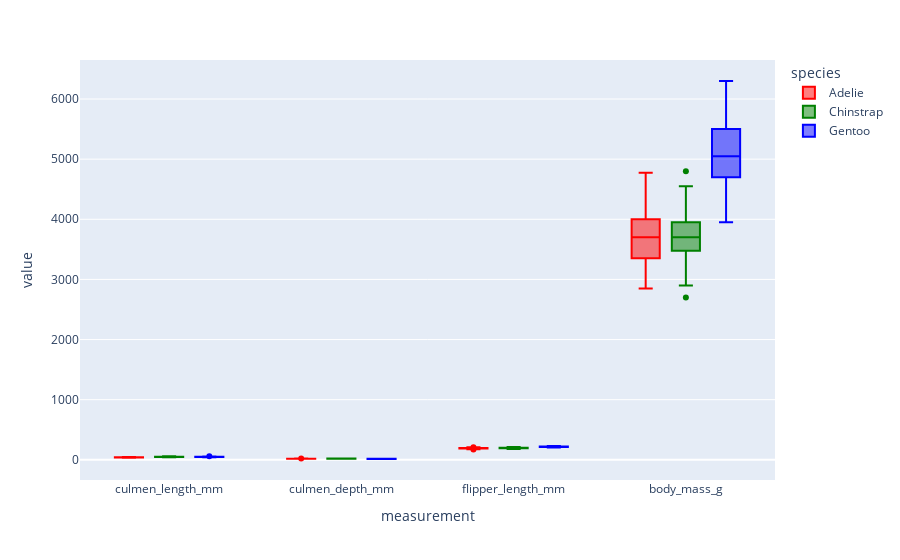

Notebook code for this chart:
### Code cell
df_long = df.melt(id_vars=['species'],
                  value_vars=num_features,
                  var_name='measurement')

color_discrete_map = {
    "Adelie": 'red',
    "Chinstrap": 'green',
    "Gentoo": 'blue'
}

fig = px.box(df_long,
             x='measurement',
             y='value',
             color='species',
             color_discrete_map=color_discrete_map)

fig.show()

### Figure 1 — Plotly figure (JSON) as saved in the notebook; plotly's stock layout.template omitted (floating-point values rounded to 4 significant figures; data arrays with more than 128 entries replaced by an {"elided": "..."} marker saying what was removed)
{"data": [{"alignmentgroup": "True", "hovertemplate": "species=Adelie<br>measurement=%{x}<br>value=%{y}<extra></extra>", "legendgroup": "Adelie", "marker": {"color": "red"}, "name": "Adelie", "notched": false, "offsetgroup": "Adelie", "orientation": "v", "showlegend": true, "type": "box", "x": {"elided": "584 str values"}, "x0": " ", "xaxis": "x", "y": {"elided": "584 float values"}, "y0": " ", "yaxis": "y"}, {"alignmentgroup": "True", "hovertemplate": "species=Chinstrap<br>measurement=%{x}<br>value=%{y}<extra></extra>", "legendgroup": "Chinstrap", "marker": {"color": "green"}, "name": "Chinstrap", "notched": false, "offsetgroup": "Chinstrap", "orientation": "v", "showlegend": true, "type": "box", "x": {"elided": "272 str values"}, "x0": " ", "xaxis": "x", "y": {"elided": "272 float values"}, "y0": " ", "yaxis": "y"}, {"alignmentgroup": "True", "hovertemplate": "species=Gentoo<br>measurement=%{x}<br>value=%{y}<extra></extra>", "legendgroup": "Gentoo", "marker": {"color": "blue"}, "name": "Gentoo", "notched": false, "offsetgroup": "Gentoo", "orientation": "v", "showlegend": true, "type": "box", "x": {"elided": "480 str values"}, "x0": " ", "xaxis": "x", "y": {"elided": "480 float values"}, "y0": " ", "yaxis": "y"}], "layout": {"autosize": true, "boxmode": "group", "legend": {"title": {"text": "species"}, "tracegroupgap": 0}, "margin": {"t": 60}, "xaxis": {"anchor": "y", "autorange": true, "domain": [0, 1], "range": [-0.5136, 3.514], "title": {"text": "measurement"}, "type": "category"}, "yaxis": {"anchor": "x", "autorange": true, "domain": [0, 1], "range": [-336.2, 6649.0], "title": {"text": "value"}, "type": "linear"}}}
